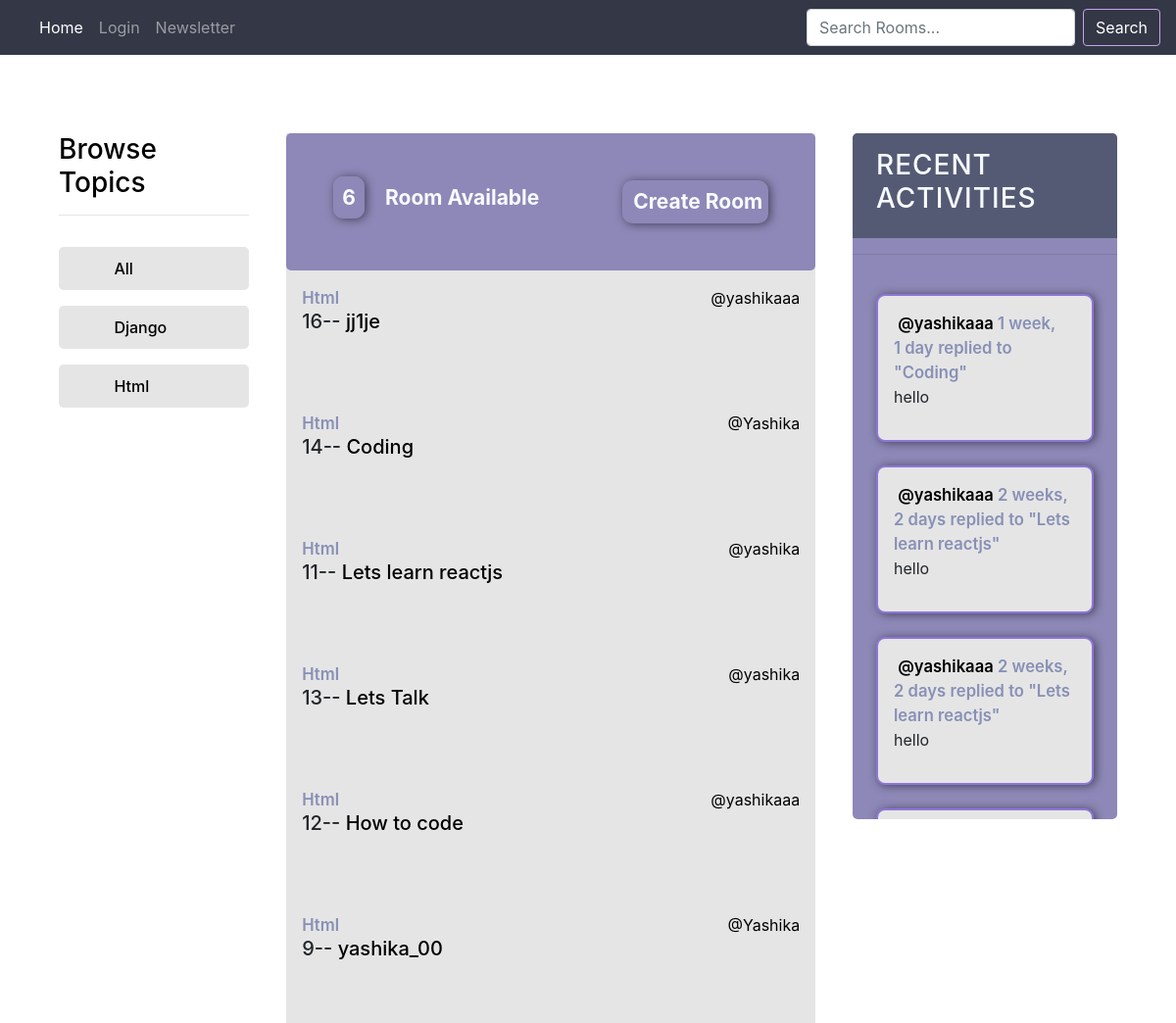
The page /?q=Html on the database as committed earlier.
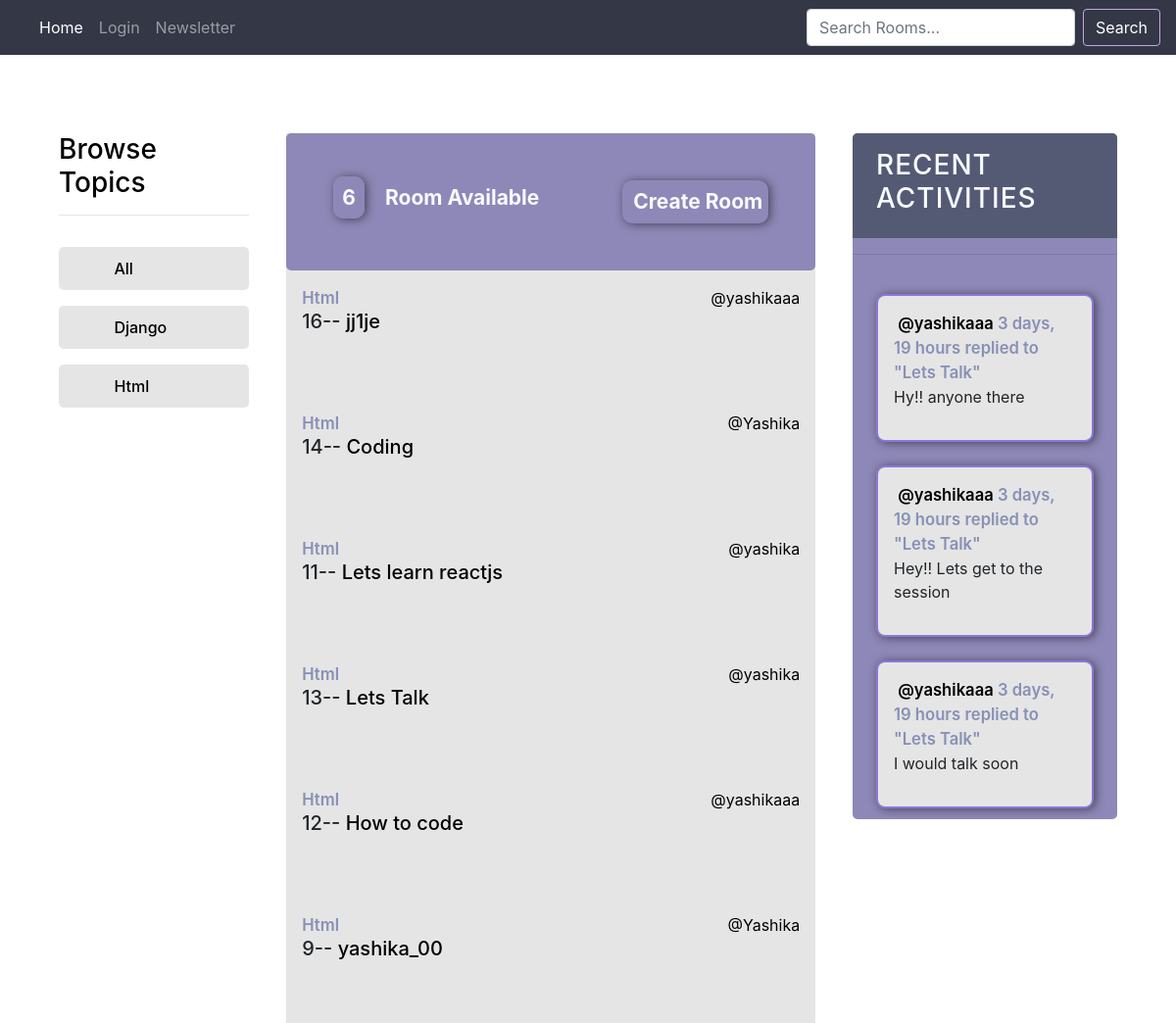
The same page on the database as committed later.
### base/models.py (models this page shows, shortened)
class Topic(models.Model):
    name = models.CharField(max_length=200)

class Room(models.Model):
    host = models.ForeignKey(User, on_delete=models.SET_NULL, null = True)
    topic= models.ForeignKey(Topic, on_delete=models.SET_NULL, null = True)
    name = models.CharField(max_length=200)
    description = models.TextField(null = True, blank = True)
    participants = models.ManyToManyField(User, related_name='participants', blank=True)
    updated = models.DateTimeField(auto_now=True)
    created = models.DateTimeField(auto_now_add=True)
    class Meta:
        ordering =['-updated','-created']
    def __str__(self):
        return self.name

class Message(models.Model):
    user= models.ForeignKey(User, on_delete=models.CASCADE)
    room =models.ForeignKey(Room,on_delete=models.CASCADE)
    body = models.TextField()
    updated = models.DateTimeField(auto_now=True)
    created = models.DateTimeField(auto_now_add=True)
    class Meta:
        ordering =['-updated','-created']
    def __str__(self):
        return self.body[0:50]

### base/views.py (the view)
# urls.py: path('',views.home,name="home"),
def home(request):
    q = request.GET.get('q') if request.GET.get('q')!= None else ''
    rooms = Room.objects.filter(
     Q(topic__name__icontains=q) |
     Q(name__icontains=q) |
     Q(description__icontains=q)
    )
    topics = Topic.objects.all()
    room_count = rooms.count()
    room_messages = Message.objects.filter(Q(room__topic__name__icontains=q))
    context={'rooms':rooms, 'topics':topics,'room_count':room_count,'room_messages':room_messages}
    return render(request,'base/home.html',context)

### base/templates/base/home.html
{% extends 'main.html' %}
{% block content %}
<div class="layout layout--3">
<div class="home-container">
    <div class="topic-container" style="width: 25%;" >
      {% include 'base/topic_component.html' %}
    </div>
    <div style="width: 50%;  background: #e5e5e5;
    ">
        <div style="display: flex; justify-content: space-between;align-items: center;  background: #8d88b7;
        padding: 3rem;
        border-radius: 5px;">
        <h5 class="room-count-main"> <span class="room_count" >{{room_count}}</span>  Room Available</h5>
        <a class="create-room-box" href="{% url 'create-room' %}"> <img style="width: 2.9rem;" src="https://cdn3d.iconscout.com/3d/premium/thumb/gaming-headphone-4307688-3580551.png" alt="">
            Create Room</a>
        </div>
       {% include 'base/feed_component.html' %}
    </div>
    <div style="width: 25%;">
        {% include 'base/activity_component.html' %}
    </div>
</div>
</div>
{% endblock %}

### base/templates/base/topic_component.html
<div class="topics__header">
    <h3>Browse Topics</h3>
    <hr>
</div>
<ul class="topics__list">
    <li>
        <a href="{% url 'home' %}"> <img style="width:2.9rem;" src="https://cdn3d.iconscout.com/3d/premium/thumb/right-arrow-3711690-3105412.png" alt=""> All</a>
    </li>
</ul>
{% for topic in topics %}
<ul class="topics__list">
    <li>
        <a href="{% url 'home' %}?q={{topic.name}}">     <img style="width:2.9rem;" src="https://cdn3d.iconscout.com/3d/premium/thumb/right-arrow-3711690-3105412.png" alt="">{{topic.name}}</a>
    </li>
</ul>
{% endfor %}

### base/templates/base/feed_component.html (shortened to what this page needs)
<div class="mainfeed">
  {%for room in rooms%}
  <div style="padding: 1rem; height: 8rem;">
    <small>{{room.topic.name}}</small>
    <a style="float: right;" href="{% url 'user-profile' room.host.id %}"> @{{room.host.username}}</a>
    <h5>{{room.id}}-- <a href="{% url 'room'  room.id %}">{{room.name}}</a>
    </h5>
  </div>
  {% endfor %}
</div>

### base/templates/base/activity_component.html (shortened to what this page needs)
    <div class="activities">
        <div class="activities-header">
           <h3>Recent Activities</h3>
        </div>
    <hr>
    <div class="allactivity">
        {% for message in room_messages %}
        <div class="activities-box" style="    background: #e5e5e5;
        padding: 1rem;
        border-radius: 9px;
        margin-bottom:1rem;
        box-shadow: 2px 1px 10px 0px #44425a;" >
            <small> <a href="{% url 'user-profile' message.user.id %}"> @{{message.user}}</a>  {{message.created| timesince}}</small>
            <small>replied to "{{message.room}}"</small>
            <p>{{message}}</p>
        </div>
        {% endfor %}
    </div>
    </div>

Rows that differ between the two databases and show on the page:
no longer on this page (row unchanged): Message: user "yashikaaa", created "1 week, 1 day", room "Coding", body "hello"
no longer on this page (row unchanged): Message: user "yashikaaa", created "2 weeks, 2 days", room "Lets learn reactjs", body "hello"
no longer on this page (row unchanged): Message: user "yashikaaa", created "2 weeks, 2 days", room "Lets learn reactjs", body "hello"
added Message: user "yashikaaa", created "3 days, 19 hours", room "Lets Talk", body "Hy!! anyone there"
added Message: user "yashikaaa", created "3 days, 19 hours", room "Lets Talk", body "Hey!! Lets get to the session"
added Message: user "yashikaaa", created "3 days, 19 hours", room "Lets Talk", body "I would talk soon"
